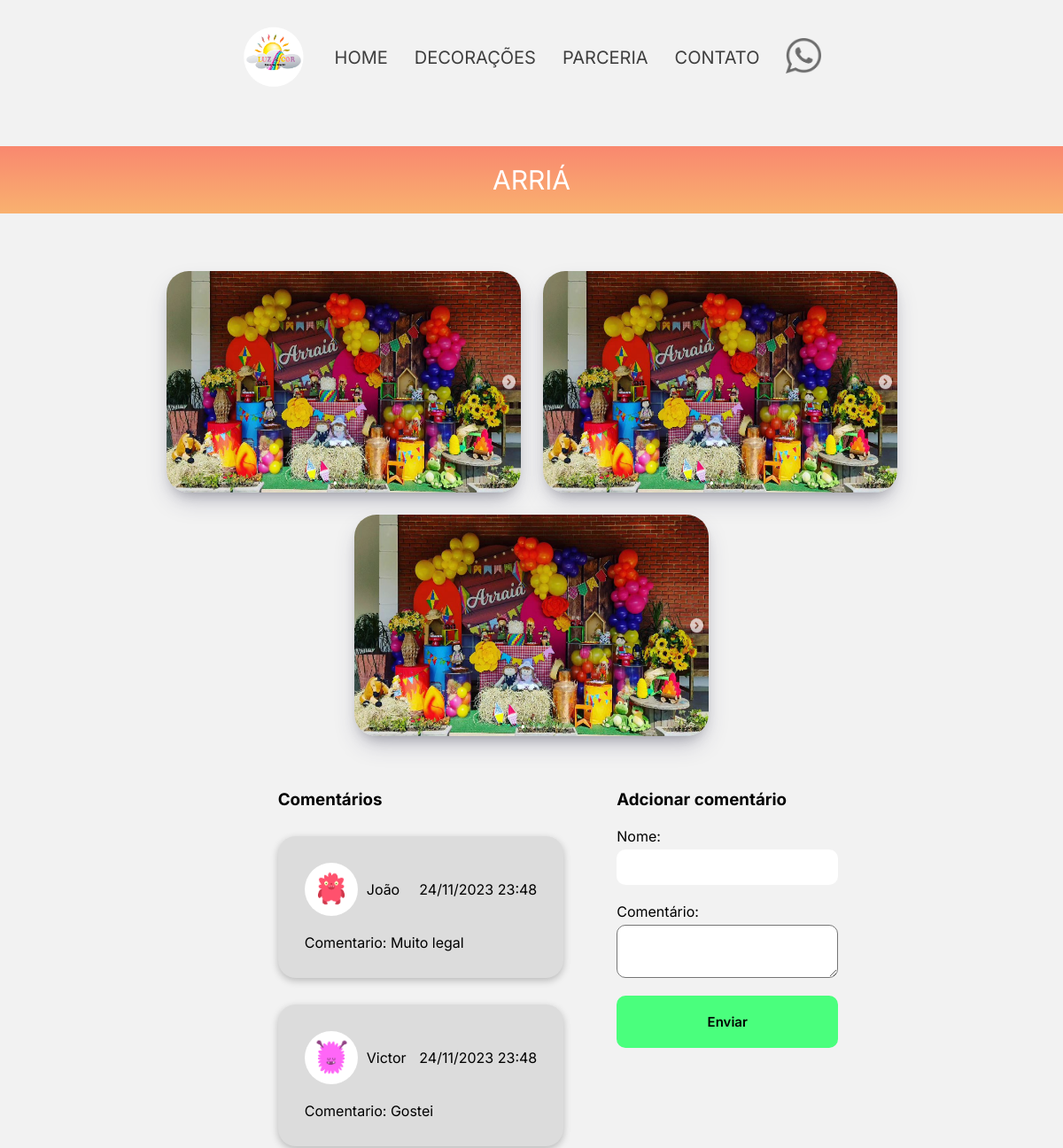
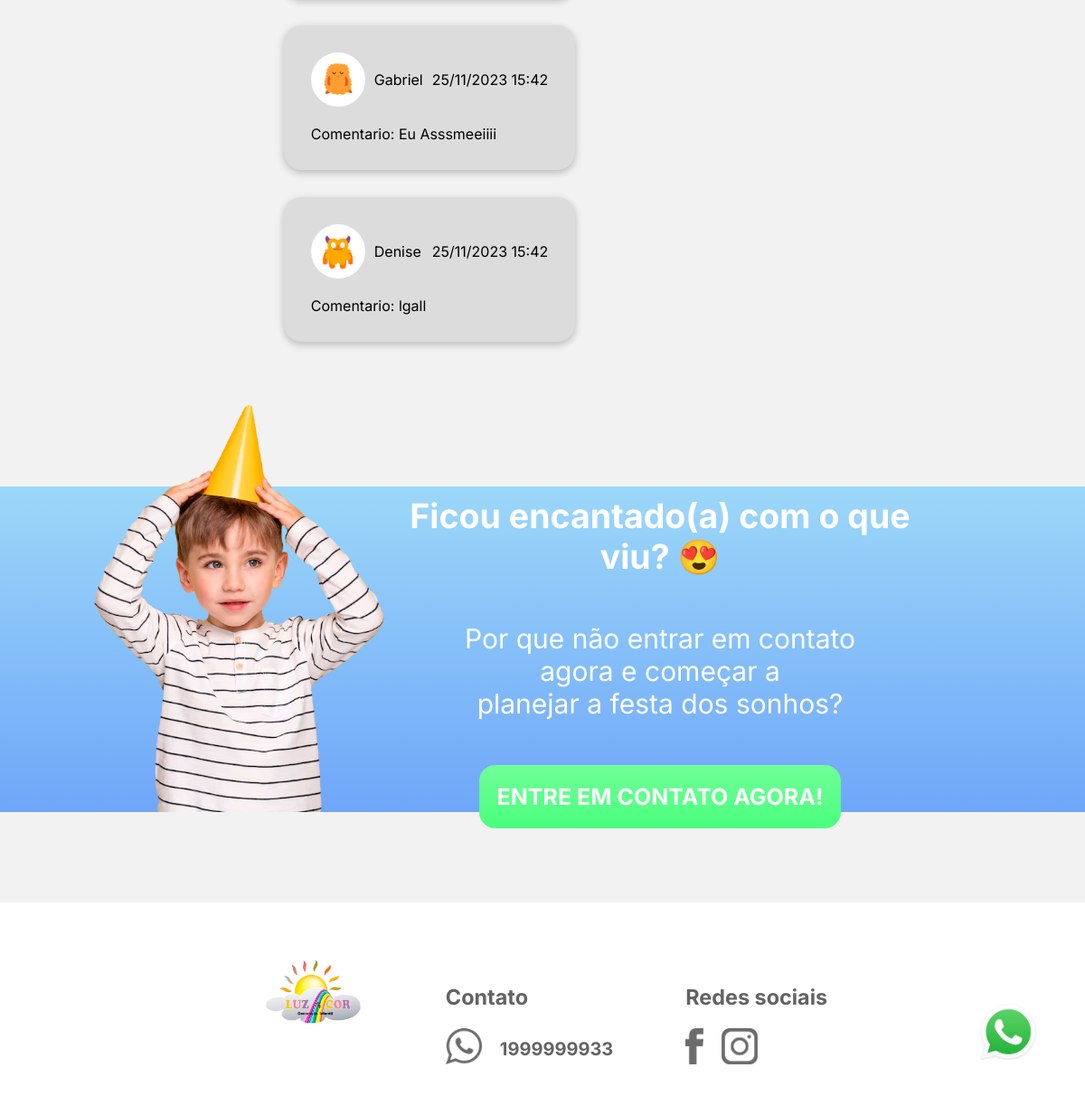
Page /produto.php?id=1 on the committed database (2 pictures, top to bottom).
### tables this page shows
CREATE TABLE `decoracoes` (
  `id` int NOT NULL AUTO_INCREMENT,
  `title` varchar(100) NOT NULL,
  `summary` varchar(100) NOT NULL,
  `file_path` varchar(100) NOT NULL,
  `highlighted` tinyint(1) NOT NULL,
  `data_update` datetime NOT NULL DEFAULT CURRENT_TIMESTAMP,
  PRIMARY KEY (`id`)
);

CREATE TABLE `imagens` (
  `id` int NOT NULL AUTO_INCREMENT,
  `arquivo` varchar(250) DEFAULT NULL,
  `produto` int DEFAULT NULL,
  `data` varchar(45) DEFAULT 'CURRENT_TIMESTAMP',
  PRIMARY KEY (`id`)
);

CREATE TABLE `feedback` (
  `id` int NOT NULL AUTO_INCREMENT,
  `nome` varchar(45) DEFAULT NULL,
  `comentario` varchar(45) DEFAULT NULL,
  `foto` varchar(45) DEFAULT NULL,
  `data_update` varchar(45) DEFAULT 'CURRENT_TIMESTAMP',
  `produto_id` int DEFAULT NULL,
  PRIMARY KEY (`id`)
);

CREATE TABLE `contato` (
  `id` int NOT NULL AUTO_INCREMENT,
  `telefone` int DEFAULT NULL,
  `instagram` varchar(45) DEFAULT NULL,
  `facebook` varchar(45) DEFAULT NULL,
  `data_update` varchar(45) DEFAULT 'CURRENT_TIMESTAMP',
  PRIMARY KEY (`id`)
);

### src/repository/repositorioComentarios.php (called while the page is built, shortened)
<?php
class ComentarioRepositorio
{
    private PDO $pdo;
    public function __construct(PDO $pdo){
        $this->pdo = $pdo;
    }
    public function listaComentario($id): array
    {
        $sql = "SELECT * FROM feedback WHERE produto_id = $id";
        $statement = $this->pdo->query($sql);
        $comentarios =  $statement->fetchAll(PDO::FETCH_ASSOC);
        $dadosComentarios = array_map(function ($comentario){
            return new Comentario(
                $comentario['id'],
                $comentario['nome'],
                $comentario['comentario'],
                $comentario['foto'],
                $comentario['produto_id'],
                $comentario['data_update']
            );
        },  $comentarios);
        return $dadosComentarios;
    }
}

### src/repository/repositorioDecoracao.php (called while the page is built, shortened)
<?php
class DecoracaoRepositorio
{
    private PDO $pdo;
    public function __construct(PDO $pdo){
        $this->pdo = $pdo;
    }
    public function getTitle($id): string
    {
        $sql = "SELECT * FROM decoracoes WHERE id = $id";
        $statement = $this->pdo->query($sql);
        $decoracao  =  $statement->fetch(PDO::FETCH_ASSOC);
        return $decoracao['title'];
    }
}

### src/repository/repositorioImagem.php (called while the page is built)
<?php
class ImagemRepositorio
{
    private PDO $pdo;
    public function __construct(PDO $pdo){
        $this->pdo = $pdo;
    }
    public function listaImagem($id): array
    {
        $sql = "SELECT * FROM imagens WHERE produto = $id";
        $statement = $this->pdo->query($sql);
        $imagem =  $statement->fetchAll(PDO::FETCH_ASSOC);
        $dadosImagem = array_map(function ($imagem){
            return new Imagem(
                $imagem['id'],
                $imagem['produto'],
                $imagem['arquivo'],
            );
        },  $imagem);
        return $dadosImagem;
    }
}

### src/Model/imagem.php (called while the page is built, shortened)
<?php
class Imagem
{
    private string $arquivo;
    public function __construct(int $id, int $produto, string $arquivo){
        $this->arquivo = $arquivo;
    }
    public function getArquivo(): string
    {
        return $this->arquivo;
    }
}

### src/Model/comentario.php (called while the page is built, shortened)
<?php
class Comentario
{
    private string $nome;
    private string $comentario;
    private string $foto;
    private ?string $data_update;
    public function __construct(?int $id, string $nome, string $comentario, string $foto, int $produto_id, ?string $data_update){
        $this->nome = $nome;
        $this->comentario = $comentario;
        $this->foto = $foto;
        $this->data_update = $data_update;
    }
    public function getNome(): string
    {
        return $this->nome;
    }
    public function getComentario(): string
    {
        return $this->comentario;
    }
    public function getFoto(): string
    {
        return $this->foto;
    }
    public function getDataUpdate(): string
    {
        return $this->data_update;
    }
}

### pag-admin/src-admin/repository-admin/repositorioInformacao.php (called while the page is built, shortened)
<?php
class InformacaoRepositorio
{
    private PDO $pdo;
    public function __construct(PDO $pdo){
        $this->pdo = $pdo;
    }
    public function getTelefone(): string
    {
        $sql = "SELECT * FROM contato";
        $statement = $this->pdo->query($sql);
        $telefone  =  $statement->fetch(PDO::FETCH_ASSOC);
        return $telefone['telefone'];
    }
    public function getInstagram(): string
    {
        $sql = "SELECT * FROM contato";
        $statement = $this->pdo->query($sql);
        $instagram  =  $statement->fetch(PDO::FETCH_ASSOC);
        return $instagram['instagram'];
    }
    public function getFacebook(): string
    {
        $sql = "SELECT * FROM contato";
        $statement = $this->pdo->query($sql);
        $facebook  =  $statement->fetch(PDO::FETCH_ASSOC);
        return $facebook['facebook'];
    }
}

### produto.php (the view, shortened to what this page needs)
<?php
    require "./src/conection.php";
    require "./pag-admin/src-admin/repository-admin/repositorioInformacao.php";
    require "./src/Model/imagem.php";
    require "./src/Model/comentario.php";
    require "./src/repository/repositorioDecoracao.php";
    require "./src/repository/repositorioComentarios.php";
    require "./src/repository/repositorioImagem.php";
    $id = $_GET['id'];
    $informacaoRepositorio = new InformacaoRepositorio($pdo);
    $PodutoRepositorio = new DecoracaoRepositorio($pdo);
    $ImagemRepositorio = new ImagemRepositorio($pdo);
    $dadosImagem = $ImagemRepositorio->listaImagem($id);
    $comentarioRepositorio = new ComentarioRepositorio($pdo);
    $dadosComentario = $comentarioRepositorio->listaComentario($id);
?>
<!DOCTYPE html>
<html lang="pt-br">
<head>
    <link rel="stylesheet" href="./styles/global.css">
    <link rel="stylesheet" href="./styles/pags/produto.css">
</head>
<body>
<header>
    <a href="/">  <img class="logo_LuzECor" src="./ImagensSite-LuzeCor/Luz e cor.png" alt="Logo"> </a>
    <a class="menu" href="/">HOME</a>
    <a class="menu" href="/decoracoes.php">DECORAÇÕES</a>
    <a class="menu" href="/parceria.php">PARCERIA</a>
    <a class="menu" href="/contato.php">CONTATO</a>
    <a href="https://wa.me/5519996017447?text=Olá,%20gostaria%20de%20uma%20festa!!">  <img class="logo_Whats" src="./ImagensSite-LuzeCor/Fotos/Whats.png" alt="LogoWhats" > </a>
</header>
<div class="botao_whatsapp">
        <a href="https://wa.me/5519996017447?text=Olá,%20gostaria%20de%20uma%20festa!!"><img src="./ImagensSite-LuzeCor/WhatsApp-Logo.png" alt="WhatsApp Logo"></a>
</div>
<section class="Produto_container">
        <div class="descricaoProduto">
            <p><?php echo $PodutoRepositorio->getTitle($id) ?></p>
        </div>
        <div class="imagensProduto_container">
            <?php foreach ($dadosImagem as $imagem): ?>
            <img class="imagem_produto" src="<?php echo "./ImagensSite-LuzeCor/Fotos_decoracoes/" . $imagem->getArquivo() ?>" alt="imagemDecoracao">
            <?php endforeach;?>
        </div>
</section>
<section class="comentarios_container" >
        <div class="comentarios_div">
            <?php
              if(!$dadosComentario){
                echo "<h3>Sem comentários</h3>";
              }
              else{
                echo "<h3>Comentários</h3>";
              }
            ?>
            <?php foreach ($dadosComentario as $comentario):
            $dataCometario = $comentario->getDataUpdate();
            $dataFormatada = DateTime::createFromFormat('Y-m-d H:i:s', $dataCometario)->format('d/m/Y H:i');
            ?>
                <div class="comentario">
                    <div class="comentario_content">
                        <div>
                            <img class="foto_pessoa" src="<?php echo "./ImagensSite-LuzeCor/Fotos/monstros/" . $comentario->getFoto() ?>" alt="">
                            <p><?php echo $comentario->getNome() ?></p>
                        </div>
                        <div>
                            <p><?php echo $dataFormatada ?></p>
                        </div>
                 </div>
                    <p>Comentario: <?php echo $comentario->getComentario() ?>  </p>
                </div>
            <?php endforeach;?>
        </div>
        <form method="POST">
                <h3>Adcionar comentário</h3>
                <div>
                    <label for="nome">Nome: </label>
                    <input name="nome" id="nome" type="text">
                </div>
                <div>
                    <label for="comentario">Comentário: </label>
                    <textarea width="100px" height="100px" name="comentario" id="comentario" type="text"> </textarea>
                </div>
                <div>
                    <input name="cadastro" class="button_submit" type="submit" value="Enviar">
                </div>
        </form>
</section>
<section class="banner_02">
    <div class="main_content_banner_02">
        <div class="criancaMenino_div">
            <img class="criancaMenino" src="./ImagensSite-LuzeCor/Fotos/Criança8.png" alt="Criança_Nuvem">
        </div>
        <div class="texto_banner_02">
            <h2>Ficou encantado(a) com o que viu? 😍</h2>
            <div>
            <p> Por que não entrar em contato</p>
            <p> agora e começar a</p>
            <p>planejar a festa dos sonhos?</p>
            </div>
            <a class="button_contact" href="/contato.php"><strong>ENTRE EM CONTATO AGORA!</strong></a>
        </div>
    </div>
</section>
<footer>
<a href="./index.php">  <img class="Logo_footer"   src="./ImagensSite-LuzeCor/Luz e cor.png" alt="Logo"> </a>
<div class="contato_footer">
<h3>Contato</h3>
<div class="contato_footer_numero">
<a href="https://wa.me/<?php echo $informacaoRepositorio->getTelefone()?>?text=Olá,%20gostaria%20de%20uma%20festa!!">  <img class="iconWhats_footer" src="./ImagensSite-LuzeCor/Fotos/Whats.png" alt="LogoWhats" > </a>
<p><strong><?php echo $informacaoRepositorio->getTelefone()?></strong></p>
</div>
</div>
<div class="redes_footer">
    <h3>Redes sociais</h3>
    <div class="redes_footer_icons">
    <a href="<?php echo $informacaoRepositorio->getFacebook() ?>"> <img class="iconFacebook_footer" src="./ImagensSite-LuzeCor/Fotos/FAce.png" alt=""></a>
    <a href="<?php echo $informacaoRepositorio->getInstagram() ?>"> <img class="iconInstagram_footer" src="./ImagensSite-LuzeCor/Fotos/Insta.png" alt=""></a>
    </div>
</div>
</footer>
</body>
</html>

### styles/global.css (style rules this page uses)
* { box-sizing: border-box; margin: 0; }
body { background-color: #F2F2F2; }
header { margin-top: 25px; display: flex; align-items: center; justify-content: center; gap: 30px; font-size: 20px; flex-wrap: wrap; }
.menu { color: #3F3F3F; font-family: Inter; text-decoration: none; transition: 0.2s; }
.logo_LuzECor { width: 75px; height: 75px; }
.logo_Whats { width: 40px; height: 40px; }
footer { bottom: 0; width: 100%; margin-top: 30px; padding: 30px; display: flex; align-items: center; justify-content: center; flex-wrap: wrap; gap: 80px; background-color: white; }
.Logo_footer { width: 8rem; }
.iconWhats_footer { width: 40px; }
.iconFacebook_footer { width: 20px; }
.iconInstagram_footer { width: 40px; }
.contato_footer { color: #636363; font-family: Inter; display: flex; flex-direction: column; gap: 20px; font-size: 20px; }
.contato_footer_numero { font-size: 20px; display: flex; gap: 20px; align-items: center; justify-content: left; }
.redes_footer { color: #636363; font-family: Inter; display: flex; flex-direction: column; gap: 20px; font-size: 20px; }
.redes_footer_icons { display: flex; gap: 20px; align-items: center; justify-content: left; }

### styles/pags/produto.css (style rules this page uses)
.Produto_container { margin-top: 60px; display: flex; align-items: center; gap: 25px; flex-direction: column; }
.descricaoProduto { margin-bottom: 40px; color: white; font-family: Inter; padding: 20px; font-size: 30px; width: 100%; background: linear-gradient(180deg, rgba(255, 46, 0, 0.54) 0%, rgba(255, 122, 0, 0.54) 100%); }
.descricaoProduto p { text-align: center; }
.imagensProduto_container { display: flex; flex-wrap: wrap; gap: 25px; justify-content: center; }
.imagem_produto { border-radius: 25px; width: 400px; height: 250px; box-shadow: rgba(50, 50, 93, 0.25) 0px 13px 27px -5px, rgba(0, 0, 0, 0.3) 0px 8px 16px -8px; }
.banner_02 { background: linear-gradient(180deg, rgba(83, 193, 255, 0.54) 0%, rgba(73, 182, 255, 0.54) 11.98%, rgba(63, 172, 255, 0.54) 23.44%, rgba(0, 102, 255, 0.54) 100%); height: 360px; position: relative; margin-top: 160px; margin-bottom: 100px; }
.main_content_banner_02 { margin-top: 120px; justify-content: center; display: flex; flex-direction: row; gap: 35%; }
.criancaMenino { width: 450px; position: absolute; top: -140px; }
.texto_banner_02 { margin-top: 10px; font-family: Inter; margin-right: 10rem; color: white; display: flex; flex-direction: column; gap: 50px; align-items: center; justify-content: center; font-size: 25px; text-align: center; }
.texto_banner_02 div p { font-size: 30px; font-weight: 400; text-align: center; }
.button_contact { border-radius: 18px; background: linear-gradient(180deg, #70FF98 0%, #4AFF7D 100%);; padding: 20px; color: white; text-decoration: none; transition: 0.2s; }
.botao_whatsapp a img { width: 110px; position: fixed; right: 0; bottom: 0; margin-right: 30px; margin-bottom: 40px; z-index: 999 }
.comentarios_container { display: flex; justify-content: center; gap: 5%; align-items: normal; flex-wrap: wrap; }
.comentarios_div { display: flex; margin-left: 5%; gap: 10px; flex-direction: column; }
h3 { font-family: Inter; margin-top: 60px; }
.comentario p { font-family: Inter; }
.comentario { background-color: #dcdcdc; margin-top: 20px; padding: 30px; width: 100%; border-radius: 20px; display: flex; flex-direction: column; gap: 20px; box-shadow: rgba(0, 0, 0, 0.24) 0px 3px 8px; }
.comentario_content { display: flex; justify-content: space-between; gap: 10px; }
.comentario_content div { display: flex; align-items: center; gap: 10px; }
.foto_pessoa { width: 60px; border-radius: 100%; }
form { display: flex; flex-direction: column; gap: 20px; }
form div { display: flex; flex-direction: column; gap: 5px; }
label { font-family: Inter; }
textarea { font-family: Inter; font-size: 15px; padding: 10px; border-radius: 10px; }
#nome { border-radius: 10px; width: 250px; height: 30px; border: 0px white solid; padding: 20px; font-size: 15px; font-family: Inter; }
.button_submit { background-color: #4AFF7D; text-align: center; transition: 0.2s; padding: 20px; border: 0px white solid; border-radius: 10px; font-size: 15px; font-family: Inter; font-weight: 600; }

### rows in the picture
decoracoes: title "ARRIÁ"
imagens: arquivo (picture)
imagens: arquivo (picture)
imagens: arquivo (picture)
feedback: foto (picture), nome "João", data_update "24/11/2023 23:48", comentario "Muito legal"
feedback: foto (picture), nome "Victor", data_update "24/11/2023 23:48", comentario "Gostei"
feedback: foto (picture), nome "Gabriel", data_update "25/11/2023 15:42", comentario "Eu Asssmeeiiii"
feedback: foto (picture), nome "Denise", data_update "25/11/2023 15:42", comentario "lgall"
contato: telefone "1999999933"
